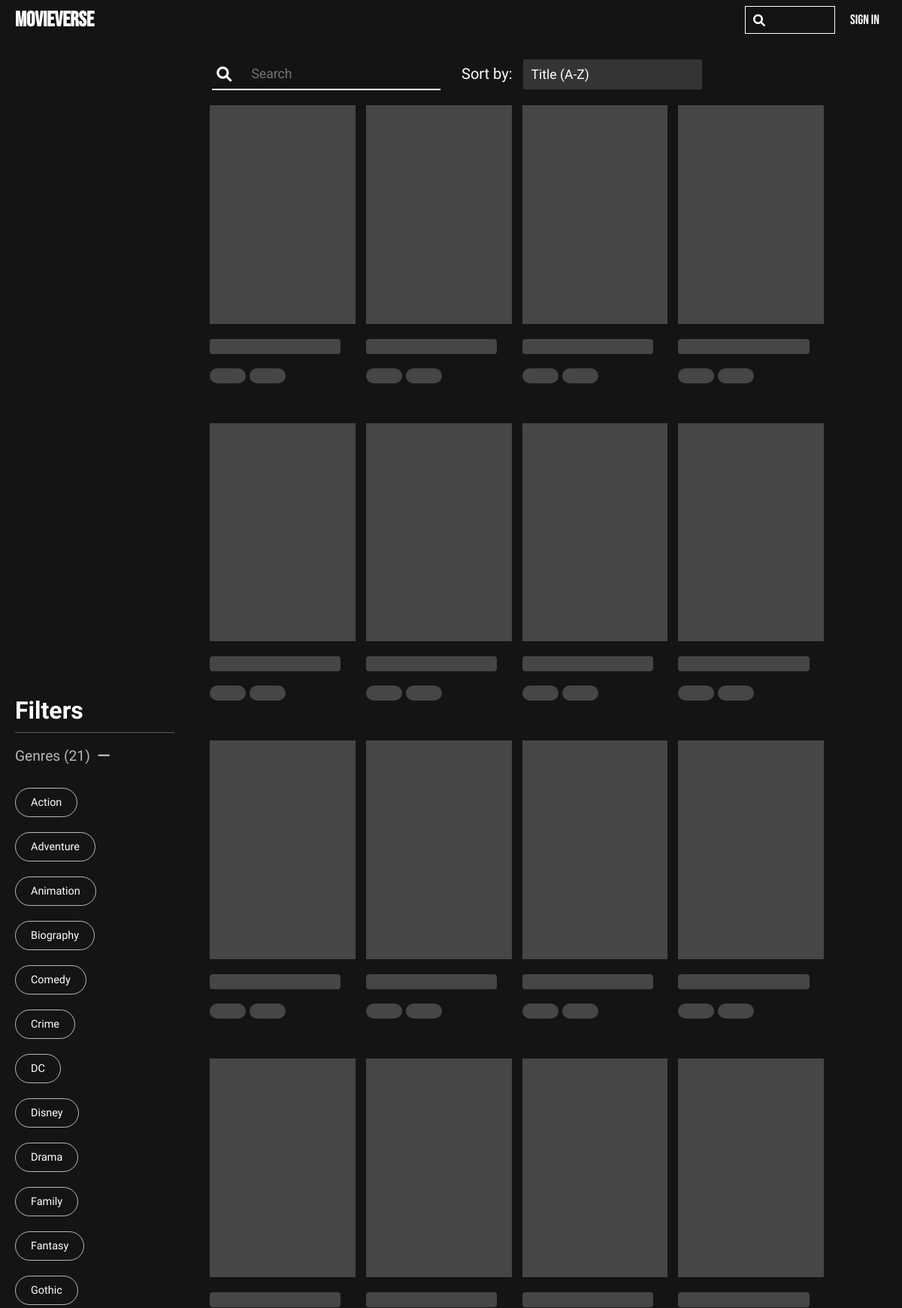
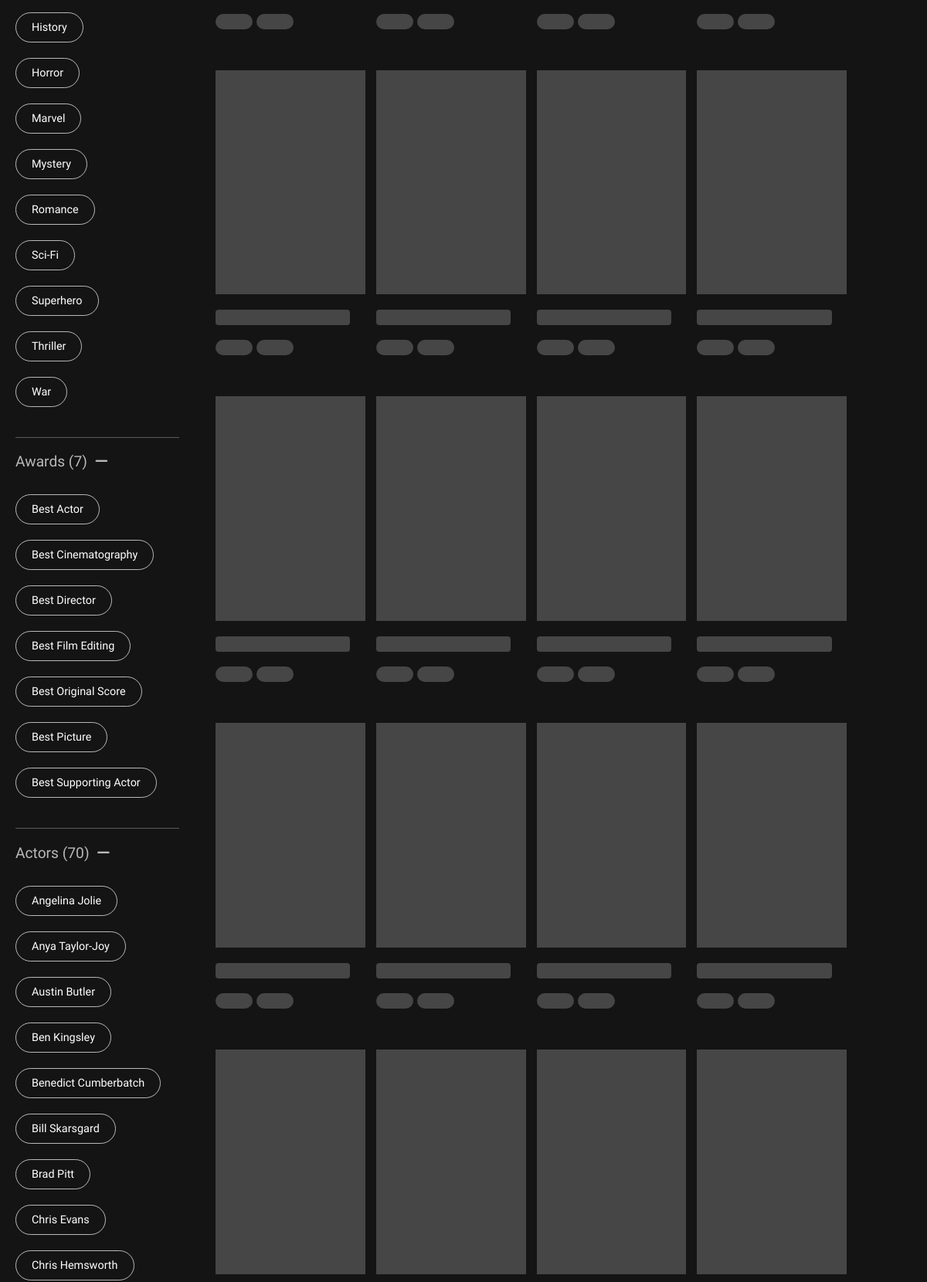
Page /movies/ (upper part) on the committed database (2 pictures, top to bottom).
### movies/models.py (models this page shows, shortened)
class Genre(models.Model):
    name = models.CharField(max_length=24)
    def __str__(self):
        return self.name

class Award(models.Model):
    BEST_PICTURE = 'Best Picture'
    BEST_DIRECTOR = 'Best Director'
    BEST_ACTOR = 'Best Actor'
    BEST_ACTRESS = 'Best Actress'
    BEST_SUPPORTING_ACTOR = 'Best Supporting Actor'
    BEST_SUPPORTING_ACTRESS = 'Best Supporting Actress'
    BEST_CINEMATOGRAPHY = 'Best Cinematography'
    BEST_FILM_EDITING = 'Best Film Editing'
    BEST_PRODUCTION_DESIGN = 'Best Production Design'
    BEST_COSTUME_DESIGN = 'Best Costume Design'
    BEST_MAKEUP_HAIRSTYLING = 'Best Makeup and Hairstyling'
    BEST_VISUAL_EFFECTS = 'Best Visual Effects'
    BEST_ORIGINAL_SCORE = 'Best Original Score'
    BEST_SOUND = 'Best Sound'
    BEST_ANIMATED_FEATURE = 'Best Animated Feature'
    CATEGORY_CHOICES = [
        (BEST_PICTURE, 'Best Picture'),
        (BEST_DIRECTOR, 'Best Director'),
        (BEST_ACTOR, 'Best Actor'),
        (BEST_ACTRESS, 'Best Actress'),
        (BEST_SUPPORTING_ACTOR, 'Best Supporting Actor'),
        (BEST_SUPPORTING_ACTRESS, 'Best Supporting Actress'),
        (BEST_CINEMATOGRAPHY, 'Best Cinematography'),
        (BEST_FILM_EDITING, 'Best Film Editing'),
        (BEST_PRODUCTION_DESIGN, 'Best Production Design'),
        (BEST_COSTUME_DESIGN, 'Best Costume Design'),
        (BEST_MAKEUP_HAIRSTYLING, 'Best Makeup and Hairstyling'),
        (BEST_VISUAL_EFFECTS, 'Best Visual Effects'),
        (BEST_ORIGINAL_SCORE, 'Best Original Score'),
        (BEST_SOUND, 'Best Sound'),
        (BEST_ANIMATED_FEATURE, 'Best Animated Feature'),
    ]
    ACADEMY_AWARD = 'Academy Award'
    BAFTA = 'BAFTA'
    EMMY_AWARD = 'Emmy Award'
    GOLDEN_GLOBE = 'Golden Globe'
    AWARD_NAME_CHOICES = [
        (ACADEMY_AWARD, 'Academy Award'),
        (GOLDEN_GLOBE, 'Golden Globe'),
        (BAFTA, 'BAFTA'),
        (EMMY_AWARD, 'Emmy Award'),
    ]
    award_name = models.CharField(max_length=50, choices=AWARD_NAME_CHOICES, default=ACADEMY_AWARD)
    movie = models.ForeignKey(Movie, on_delete=models.CASCADE, related_name='awards')  # Required field
    actor = models.ForeignKey(Actor, on_delete=models.SET_NULL, null=True, blank=True, related_name='awards')
    director = models.ForeignKey(Director, on_delete=models.SET_NULL, null=True, blank=True, related_name='awards')
    winner = models.BooleanField(default=True) # winner by default, nominated only if false
    year = models.PositiveIntegerField()
    category = models.CharField(max_length=50, choices=CATEGORY_CHOICES, default=BEST_PICTURE)

class Actor(models.Model):
    GENDER_CHOICES = [
        ('M', 'Male'),
        ('F', 'Female'),
        ('N', 'Non-Binary'),
    ]
    name = models.CharField(max_length=50)
    image = models.ImageField(upload_to="media", default="media/default.jfif")
    bio = models.TextField(default="No bio yet.")
    gender = models.CharField(max_length=1, choices=GENDER_CHOICES, default="Not specified")
    birth_place = models.CharField(max_length=100, default="Not specified")
    nationality = models.CharField(max_length=50, default="Not specified")
    birth_date = models.DateField(default='2000-01-01')
    height = models.IntegerField(default=0)

class Movie(models.Model):
    title = models.CharField(max_length=255)
    overview = models.TextField(default="No overview yet")
    poster_path = models.ImageField(upload_to="media")
    backdrop_path = models.ImageField(upload_to="media")
    release_date = models.DateField()
    genres = models.ManyToManyField('Genre', blank=True, related_name="movies")
    actors = models.ManyToManyField('Actor', blank=True, related_name="movies")
    hours = models.PositiveIntegerField(default=0)
    minutes = models.PositiveIntegerField(default=0)
    def avg_rating(self):
        avg_rating = self.reviews.aggregate(average=Avg('rating'))['average']
        return avg_rating or 0

### movies/views.py (the view)
# urls.py: path("movies/", views.MovieListView.as_view(), name="movie-list"),
class MovieListView(ListView):
    model = Movie
    template_name = 'movies/movie-list.html'
    context_object_name = 'movies'
    def get_queryset(self):
        return Movie.objects.all().order_by('-id')
    def get_context_data(self, **kwargs):
        context = super().get_context_data(**kwargs)
        movies = self.get_queryset()
        genres_with_movies = get_available_genres(movies)
        award_categories_with_winners = available_award_categories(movies)
        actors_with_movies = available_actors(movies)
        selected_genres = self.request.GET.getlist('genre')
        selected_award_categories = self.request.GET.getlist('award_category')
        selected_actors = self.request.GET.getlist('actor')
        filters = Q()
        if selected_genres:
            genre_q = Q()
            for genre_name in selected_genres:
                genre_q |= Q(genres__name=genre_name)
            filters |= genre_q
        if selected_award_categories:
            award_q = Q()
            for award_category in selected_award_categories:
                award_q |= Q(awards__category=award_category)
            filters |= award_q
        if selected_actors:
            actor_q = Q()
            for actor in selected_actors:
                actor_q |= Q(actors__name=actor)
            filters |= actor_q
        if filters:
            movies = movies.filter(filters)
        search_form = SearchForm(self.request.GET or None)
        if search_form.is_valid():
            query = search_form.cleaned_data.get('query')
            movies = movies.filter(title__icontains=query)
        sort_form = MovieSortForm(self.request.GET or None)
        if sort_form.is_valid():
            sort_by = sort_form.cleaned_data.get('sort_by')
            movies = sort(movies, sort_by)
        movies = movies.distinct()
        context.update({
            'movies': movies,
            'available_genres': genres_with_movies,
            'award_categories_with_winners': award_categories_with_winners,
            'actors_with_movies': actors_with_movies,
            'selected_genres': selected_genres,
            'selected_award_categories': selected_award_categories,
            'selected_actors': selected_actors,
            'search_form': search_form,
            'sort_form': sort_form,
        })
        return context

### movies/templates/movies/movie-list.html (shortened to what this page needs)
{% extends 'movies/layout.html' %}
{% block body %}
    <div class="container">
        {% include 'users/filter-sidebar.html' %}
        <div class="content">
            {% include 'users/form-wrapper.html' %}
            <ul class="all-movie-list">
                {% for movie in movies %}
                    <li class="skeleton">
                        {% include 'movies/card.html' %}
                    </li>
                {% endfor %}
            </ul>
        </div>
    </div>
{% endblock %}

### movies/templates/movies/layout.html (shortened to what this page needs)
{% load static %}
<!DOCTYPE html>
<html lang="en">
<head>
    <link rel="stylesheet" href="https://cdn.jsdelivr.net/npm/swiper@11/swiper-bundle.min.css" />
    <link rel="stylesheet" href="https://cdnjs.cloudflare.com/ajax/libs/font-awesome/6.0.0-beta3/css/all.min.css">
    <link rel="stylesheet" href="{% static 'movies/css/styles.css' %}">
    <link rel="stylesheet" href="{% static 'movies/css/swiper.css' %}">
    <link rel="stylesheet" href="{% static 'movies/css/index.css' %}">
    <link rel="stylesheet" href="{% static 'movies/css/users.css' %}">
    <link rel="stylesheet" href="{% static 'movies/css/navbar.css' %}">
    <link rel="stylesheet" href="{% static 'movies/css/search.css' %}">
</head>
<body>
    {% include 'movies/navbar.html' %}
    <div class="main-content">
        {% block body %}
        {% endblock %}
    </div>
</body>
</html>

### movies/templates/movies/navbar.html (shortened to what this page needs)
<nav>
    <a href="{% url 'index' %}" class="logo">MovieVerse</a>
    <div class="nav-controls">
        <div class="nav-searchbar">
            <form method="GET" action="{% url 'search_results' %}">
                <i class="fa-solid fa-magnifying-glass" id="search-icon"></i>
                <input type="text" name="query" autocomplete="off" value="{{ search_form.query.value|default:'' }}">
            </form>
        </div>
        <ul>
            {% if user.is_authenticated %}
                <li class="profile-menu">
                    <div class="profile-icon">
                        <span>{{ user.username }}</span>
                        <i class="fa-regular fa-user"></i>
                    </div>
                    <ul class="dropdown-list">
                        <li class="dropdown-item"><a href="{% url 'profile' request.user.id %}">My Profile</a></li>
                        <li class="dropdown-item"><a href="{% url 'watchlist' %}">My Watchlist</a></li>
                        <li class="dropdown-item"><a href="{% url 'logout' %}">Sign out</a></li>
                    </ul>
                </li>
            {% else %}
                <li class="nav-item"><a href="{% url 'login' %}">Sign In</a></li>
            {% endif %}
        </ul>
    </div>
</nav>

### users/templates/users/filter-sidebar.html (shortened to what this page needs)
<div class="filter-sidebar">
    <h1 class="filter-count">Filters</h1>
    <form class="filter-form" method="get" action="">
        <h3>Genres ({{ available_genres|length }})<i class="fa-solid fa-minus"></i></h3>
        <ul class="filter-button-list">
            {% for genre in available_genres.keys %}
                <li class="filter-button">
                    <label for="genre-{{ genre }}">{{ genre }}</label>
                </li>
            {% endfor %}
        </ul>
        <h3>Awards ({{ award_categories_with_winners|length }})<i class="fa-solid fa-minus"></i></h3>
        <ul class="filter-button-list">
            {% for category in award_categories_with_winners %}
                <li class="filter-button">
                    <label for="award-{{ category }}">{{ category }}</label>
                </li>
            {% endfor %}
        </ul>
        <h3>Actors ({{ actors_with_movies|length }})<i class="fa-solid fa-minus"></i></h3>
        <ul class="filter-button-list">
            {% for actor in actors_with_movies %}
                <li class="filter-button">
                    <label for="actor-{{ actor.name }}">{{ actor.name }}</label>
                </li>
            {% endfor %}
        </ul>
    </form>
</div>

### users/templates/users/form-wrapper.html (shortened to what this page needs)
<div class="form-wrapper">
    <form method="get" class="search-form" autocomplete="off">
        {{ search_form }}
        <i class="fa-solid fa-magnifying-glass"></i>
    </form>
    <form method="get" class="sort-form">
        {{ sort_form.as_p }}
    </form>
</div>

### movies/templates/movies/card.html (shortened to what this page needs)
<div class="card">
    <div class="image">
    </div>
    <div class="details">
        <div class="title-placeholder"></div>
        <div class="tags">
            <div class="tag-placeholder"></div>
            <div class="tag-placeholder"></div>
        </div>
    </div>
</div>

### rows in the picture
Genre: keys "Action"
Genre: keys "Adventure"
Genre: keys "Animation"
Genre: keys "Biography"
Genre: keys "Comedy"
Genre: keys "Crime"
Genre: keys "DC"
Genre: keys "Disney"
Genre: keys "Drama"
Genre: keys "Family"
Genre: keys "Fantasy"
Genre: keys "Gothic"
Genre: keys "History"
Genre: keys "Horror"
Genre: keys "Marvel"
Genre: keys "Mystery"
Genre: keys "Romance"
Genre: keys "Sci-Fi"
Genre: keys "Superhero"
Genre: keys "Thriller"
Genre: keys "War"
Award: award_categories_with_winners "Best Actor"
Award: award_categories_with_winners "Best Cinematography"
Award: award_categories_with_winners "Best Director"
Award: award_categories_with_winners "Best Film Editing"
Award: award_categories_with_winners "Best Original Score"
Award: award_categories_with_winners "Best Picture"
Award: award_categories_with_winners "Best Supporting Actor"
Actor: name "Angelina Jolie"
Actor: name "Anya Taylor-Joy"
Actor: name "Austin Butler"
Actor: name "Ben Kingsley"
Actor: name "Benedict Cumberbatch"
Actor: name "Bill Skarsgard"
Actor: name "Brad Pitt"
Actor: name "Chris Evans"
Actor: name "Chris Hemsworth"

### other values in the picture
{{ available_genres|length }} "21"
{{ award_categories_with_winners|length }} "7"
{{ actors_with_movies|length }} "70"
